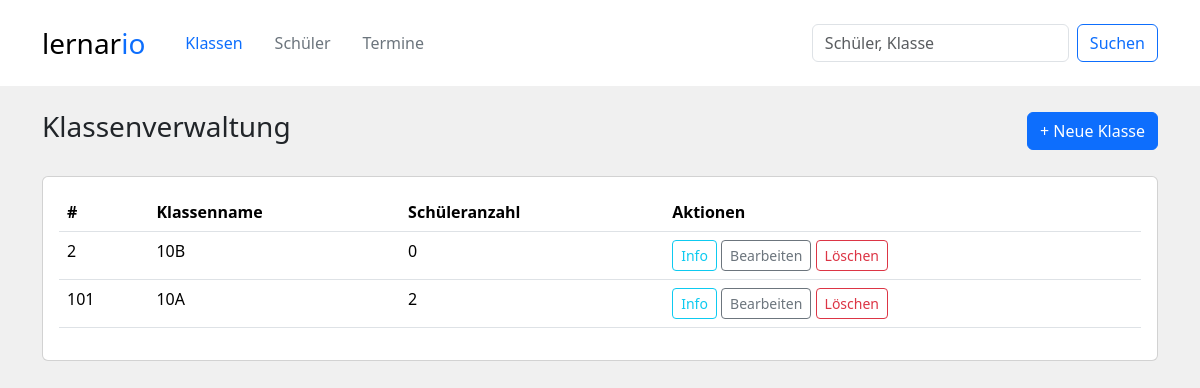
The page /klassen/ on the database as committed earlier.
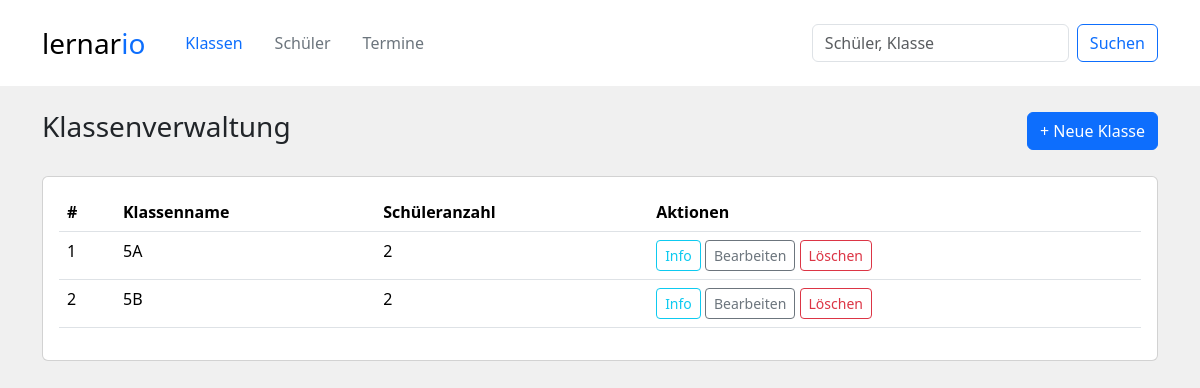
The same page on the database as committed later.
### tables this page shows
CREATE TABLE klassen (
    klasse_id INTEGER PRIMARY KEY,
    klassenname TEXT not null
);

### controllers/class_controller.py (the view)
@klassen_bp.route('/')
def uebersicht():
    klassen_liste = class_service.get_all_classes_with_students_count()
    print(klassen_liste)  # Debugging-Ausgabe, um sicherzustellen, dass Daten korrekt abgerufen werden
    return render_template('klassenverwaltung.html', klassen_liste=klassen_liste, active_page="klassen")

### services/class_service.py (called while the page is built)
def get_all_classes_with_students_count():
    query = """
        SELECT k.klasse_id, k.klassenname, COUNT(s.schueler_id) AS schueler_anzahl
        FROM klassen k
        LEFT JOIN schueler s ON s.klasse_id = k.klasse_id
        GROUP BY k.klasse_id, k.klassenname
    """
    result = query_db(query)
    return result

### services/sqllite_db.py (called while the page is built)
def query_db(query, params=(), commit=False):
    with sqlite3.connect(DB_PATH) as conn:
        conn.execute("PRAGMA foreign_keys = ON")#Wichtig damit ON DELETE CASCADE funktioniert
        conn.row_factory = sqlite3.Row
        cursor = conn.cursor()
        cursor.execute(query, params)
        if commit:
            conn.commit()
        data = cursor.fetchall()
        return [dict(row) for row in data]

### templates/klassenverwaltung.html (shortened to what this page needs)
{% extends "components/layout.html" %}
{% block content %}
<div class="container py-4">
    <div class="d-flex justify-content-between align-items-center mb-4">
        <h3>Klassenverwaltung</h3>
        <button class="btn btn-primary" data-bs-toggle="modal" data-bs-target="#klasseModal">+ Neue Klasse</button>
    </div>
    <div class="card p-3">
        <table class="table table-hover">
            <thead>
                <tr>
                    <th>#</th>
                    <th>Klassenname</th>
                    <th>Schüleranzahl</th>
                    <th>Aktionen</th>
                </tr>
            </thead>
            <tbody>
                {% for klasse in klassen_liste %}
                <tr>
                    <td>{{ klasse.klasse_id }}</td>
                    <td>{{ klasse.klassenname }}</td>
                    <td>{{ klasse.schueler_anzahl }}</td>
                    <td>
                        <a href="{{ url_for('klassen.anzeigen', klasse_id=klasse.klasse_id) }}"
                        class="btn btn-sm btn-outline-info">Info</a>
                        <a href="{{ url_for('klassen.aktualisieren', klasse_id=klasse.klasse_id) }}"
                            class="btn btn-sm btn-outline-secondary">Bearbeiten</a>
                        <a href="{{ url_for('klassen.loeschen', klasse_id=klasse.klasse_id) }}"
                            class="btn btn-sm btn-outline-danger">Löschen</a>
                    </td>
                </tr>
                {% endfor %}
            </tbody>
        </table>
    </div>
</div>
{% endblock %}

Rows that differ between the two databases and show on the page:
removed klassen: klasse_id "101", klassenname "10A", schueler_anzahl "2"
added klassen: klasse_id "1", klassenname "5A", schueler_anzahl "2"
changed klassen id 2: klassenname "10B" → "5B"; schueler_anzahl "0" → "2"
